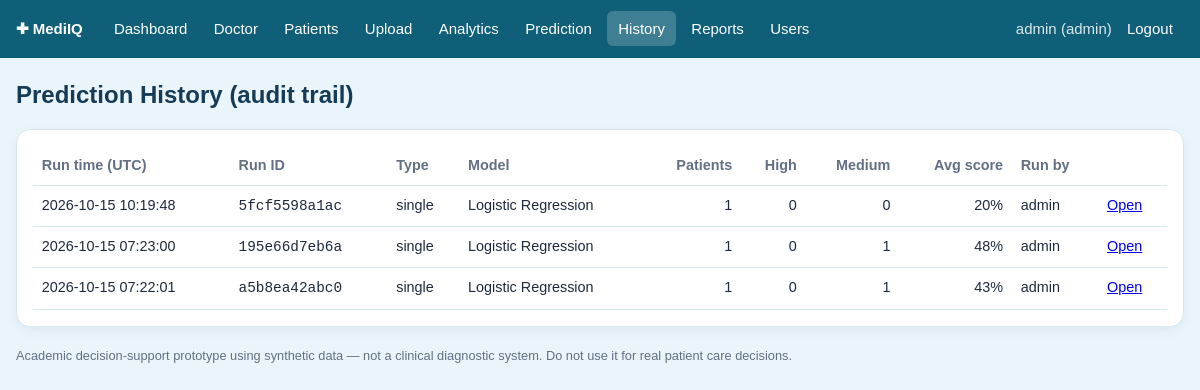
Screenshot of /history (signed in) with the database file from the repository.
### tables this page shows
CREATE TABLE users (
    user_id       INTEGER PRIMARY KEY AUTOINCREMENT,
    username      TEXT NOT NULL UNIQUE,
    password_hash TEXT NOT NULL,
    role          TEXT NOT NULL DEFAULT 'staff' CHECK (role IN ('admin','doctor','staff'))
);

CREATE TABLE predictions (
    prediction_id INTEGER PRIMARY KEY AUTOINCREMENT,
    patient_id    INTEGER NOT NULL REFERENCES patients(patient_id) ON DELETE CASCADE,
    admission_id  INTEGER REFERENCES admissions(admission_id) ON DELETE CASCADE,
    risk_score    REAL NOT NULL CHECK (risk_score BETWEEN 0 AND 1),
    risk_level    TEXT NOT NULL CHECK (risk_level IN ('Low','Medium','High')),
    predicted_at  TEXT NOT NULL DEFAULT (datetime('now')),
    run_id        TEXT NOT NULL,
    model_name    TEXT NOT NULL,
    run_type      TEXT NOT NULL DEFAULT 'batch' CHECK (run_type IN ('batch','single')),
    created_by    INTEGER REFERENCES users(user_id)
);

### views.py (the view)
@bp.route("/history")
@login_required
def history():
    return render_template("history.html", runs=repo.list_runs())

### auth.py (called while the page is built)
@bp.before_app_request
def load_user():
    uid = session.get("user_id")
    g.user = repo.get_user(uid) if uid else None

def login_required(view):
    @wraps(view)
    def wrapped(*a, **kw):
        if g.user is None:
            return redirect(url_for("auth.login", next=request.path))
        return view(*a, **kw)
    return wrapped

### db.py (called while the page is built)
def get_db():
    if "db" not in g:
        g.db = sqlite3.connect(current_app.config["DATABASE"])
        g.db.row_factory = sqlite3.Row
        g.db.execute("PRAGMA foreign_keys = ON")
    return g.db

### repo.py (called while the page is built)
def _q(sql, params=()):
    return get_db().execute(sql, params).fetchall()

def get_user(user_id):
    return get_db().execute("SELECT * FROM users WHERE user_id=?", (user_id,)).fetchone()

def list_runs(limit=100):
    return _q("""SELECT pr.run_id, pr.model_name, pr.run_type, MAX(pr.predicted_at) AS predicted_at, COUNT(*) AS n,
                        SUM(pr.risk_level='High') AS n_high, SUM(pr.risk_level='Medium') AS n_med,
                        ROUND(AVG(pr.risk_score),3) AS avg_score, u.username
                 FROM predictions pr LEFT JOIN users u ON u.user_id=pr.created_by
                 GROUP BY pr.run_id ORDER BY predicted_at DESC LIMIT ?""", (limit,))

### templates/history.html
{% extends "base.html" %}{% block title %}History{% endblock %}
{% block content %}
<h1>Prediction History (audit trail)</h1>
<div class="card scroll"><table><tr><th>Run time (UTC)</th><th>Run ID</th><th>Type</th><th>Model</th><th class="n">Patients</th><th class="n">High</th><th class="n">Medium</th><th class="n">Avg score</th><th>Run by</th><th></th></tr>
{% for r in runs %}<tr><td>{{ r.predicted_at }}</td><td><code>{{ r.run_id }}</code></td><td>{{ r.run_type }}</td><td>{{ r.model_name }}</td><td class="n">{{ r.n }}</td><td class="n">{{ r.n_high }}</td><td class="n">{{ r.n_med }}</td><td class="n">{{ '%.0f'|format(r.avg_score*100) }}%</td><td>{{ r.username or '' }}</td><td><a href="{{ url_for('main.history_run', run_id=r.run_id) }}">Open</a></td></tr>
{% else %}<tr><td colspan="10" class="muted">No predictions yet.</td></tr>{% endfor %}</table></div>
{% endblock %}

### templates/base.html (shortened to what this page needs)
<!doctype html>
<html lang="en"><head>
<link rel="stylesheet" href="{{ url_for('static', filename='css/style.css') }}">
</head><body>
{% set ep = request.endpoint or '' %}
<nav>
  <span class="brand">&#10010; MediIQ</span>
  {% if g.user %}
  <a href="{{ url_for('main.dashboard') }}" class="{{ 'on' if ep=='main.dashboard' }}">Dashboard</a>
  {% if g.user.role in ('admin','doctor') %}<a href="{{ url_for('main.doctor') }}" class="{{ 'on' if ep=='main.doctor' }}">Doctor</a>{% endif %}
  <a href="{{ url_for('main.patients') }}" class="{{ 'on' if ep in ('main.patients','main.patient_detail') }}">Patients</a>
  <a href="{{ url_for('main.upload') }}" class="{{ 'on' if ep=='main.upload' }}">Upload</a>
  <a href="{{ url_for('main.analytics_page') }}" class="{{ 'on' if ep=='main.analytics_page' }}">Analytics</a>
  <a href="{{ url_for('main.predict') }}" class="{{ 'on' if ep=='main.predict' }}">Prediction</a>
  <a href="{{ url_for('main.history') }}" class="{{ 'on' if ep.startswith('main.history') }}">History</a>
  <a href="{{ url_for('main.reports') }}" class="{{ 'on' if ep=='main.reports' }}">Reports</a>
  {% if g.user.role=='admin' %}<a href="{{ url_for('auth.users') }}">Users</a>{% endif %}
  <span style="color:#fff;opacity:.85">{{ g.user.username }} ({{ g.user.role }})</span>
  <a href="{{ url_for('auth.logout') }}">Logout</a>
  {% endif %}
</nav>
<main>
  {% block content %}{% endblock %}
</main>
<footer>Academic decision-support prototype using synthetic data &mdash; not a clinical diagnostic system. Do not use it for real patient care decisions.</footer>
</body></html>

### static/css/style.css (style rules this page uses)
:root { --bg: #EAF4FB; --card: #FFFFFF; --ink: #1E293B; --muted: #637083; --line: #D7E7F0; --brand: #0F5F78; --accent: #087F8C; --danger: #C0392B; --amber: #D98A0B; --ok: #1F8A5B; }
* { box-sizing: border-box; }
body { margin: 0; font-family: Arial, Helvetica, sans-serif; font-size: 15px; line-height: 1.5; background: var(--bg); color: var(--ink); }
nav { display: flex; flex-wrap: wrap; align-items: center; gap: 0.25rem; background: var(--brand); padding: 0.7rem 1rem; }
nav a { color: #FFFFFF; text-decoration: none; padding: 0.4rem 0.7rem; border-radius: 6px; transition: background 0.2s ease; }
nav a:hover, nav a.on { background: rgba(255, 255, 255, 0.2); }
nav .brand { font-weight: 700; margin-right: 1rem; color: #FFFFFF; }
main { max-width: 1200px; margin: 1.2rem auto; padding: 0 1rem; }
h1, h2, h3 { color: #163B57; }
h1 { font-size: 1.5rem; margin: 0.2rem 0 1rem; }
.card, .stat-card, .chart-container { background: var(--card); color: var(--ink); border: 1px solid var(--line); border-radius: 14px; padding: 1rem; margin-bottom: 1rem; box-shadow: 0 4px 12px rgba(15, 70, 100, 0.06); }
.scroll { overflow-x: auto; }
table { width: 100%; border-collapse: collapse; font-size: 0.9rem; }
th, td { padding: 0.55rem; border-bottom: 1px solid var(--line); text-align: left; vertical-align: top; }
th { color: var(--muted); font-weight: 600; }
td.n, th.n { text-align: right; }
footer { max-width: 1200px; margin: 0 auto 2rem; padding: 0 1rem; color: var(--muted); font-size: 0.8rem; }

### rows the page displays
users: user.username "admin", user.role "admin"
predictions: predicted_at "2026-10-15 10:19:48", run_id "5fcf5598a1ac", run_type "single", model_name "Logistic Regression", n "1", n_high "0", n_med "0", avg_score "20", username "admin"
predictions: predicted_at "2026-10-15 07:23:00", run_id "195e66d7eb6a", run_type "single", model_name "Logistic Regression", n "1", n_high "0", n_med "1", avg_score "48", username "admin"
predictions: predicted_at "2026-10-15 07:22:01", run_id "a5b8ea42abc0", run_type "single", model_name "Logistic Regression", n "1", n_high "0", n_med "1", avg_score "43", username "admin"
